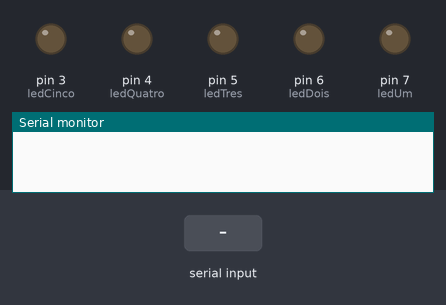
Bench run of a sketch on a simulated Arduino Uno, built with avr-gcc and run on an emulated ATmega328P. On the bench: output pins drawn as LEDs (lit = HIGH), the last lines printed to the serial monitor. The test bench sets the inputs (shaded band).

Above: at 1.2 s.
1.3 s: "1" received over Serial
At 1.9 s:
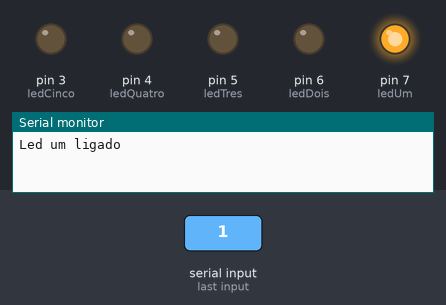
2.8 s: "2" received over Serial
At 4.0 s:
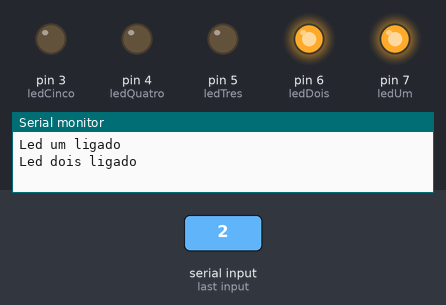
4.3 s: "3" received over Serial
At 5.4 s:
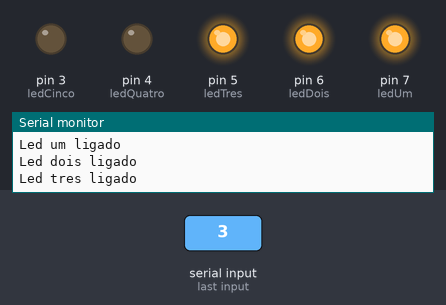
5.8 s: "4" received over Serial
At 6.5 s:
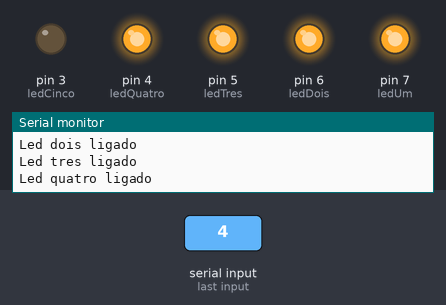
7.3 s: "5" received over Serial
At 7.6 s:
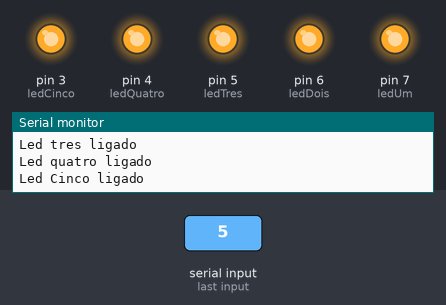
8.8 s: "6" received over Serial
At 10.0 s:
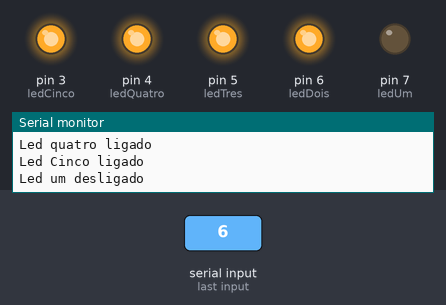
Timing chart, 0 to 11.3 s (numbered marks = the images above; inputs shaded):
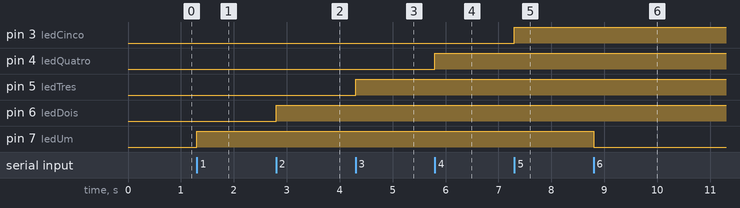

The sketch:

codigoArduino.ino
```cpp
const int ledUm = 7;
const int ledDois = 6;
const int ledTres = 5;
const int ledQuatro = 4;
const int ledCinco = 3;

void setup() {
  Serial.begin(9600);
  pinMode(ledUm, OUTPUT);
  pinMode(ledDois, OUTPUT);
  pinMode(ledTres, OUTPUT);
  pinMode(ledQuatro, OUTPUT);
  pinMode(ledCinco, OUTPUT);
}

void loop() {
  if (Serial.available() > 0) {
    char command = Serial.read();

    switch (command) {
      case '1':
        digitalWrite(ledUm, HIGH);
        Serial.println("Led um ligado");
        break;
      case '2':
        digitalWrite(ledDois, HIGH);
        Serial.println("Led dois ligado");
        break;
      case '3':
        digitalWrite(ledTres, HIGH);
        Serial.println("Led tres ligado");
        break;
      case '4':
        digitalWrite(ledQuatro, HIGH);
        Serial.println("Led quatro ligado");
        break;
      case '5':
        digitalWrite(ledCinco, HIGH);
        Serial.println("Led Cinco ligado");
        break;
      case '6':
        digitalWrite(ledUm, LOW);
        Serial.println("Led um desligado");
        break;
      case '7':
        digitalWrite(ledDois, LOW);
        Serial.println("Led dois desligado");
        break;
      case '8':
        digitalWrite(ledTres, LOW);
        Serial.println("Led tres desligado");
        break;
      case '9':
        digitalWrite(ledQuatro, LOW);
        Serial.println("Led quatro desligado");
        break;
      case '0':
        digitalWrite(ledCinco, LOW);
        Serial.println("Led Cinco desligado");
        break;
      default:
        // Comando desconhecido
        Serial.println("Comando desconhecido");
        break;
    }
  }
}
```

Measured:
- after the input at 1.3 s, pin 7 (ledUm): LOW → HIGH at once
- after the input at 2.8 s, pin 6 (ledDois): LOW → HIGH at once
- after the input at 4.3 s, pin 5 (ledTres): LOW → HIGH at once
- after the input at 5.8 s, pin 4 (ledQuatro): LOW → HIGH at once
- after the input at 7.3 s, pin 3 (ledCinco): LOW → HIGH at once
- after the input at 8.8 s, pin 7 (ledUm): HIGH → LOW at once
